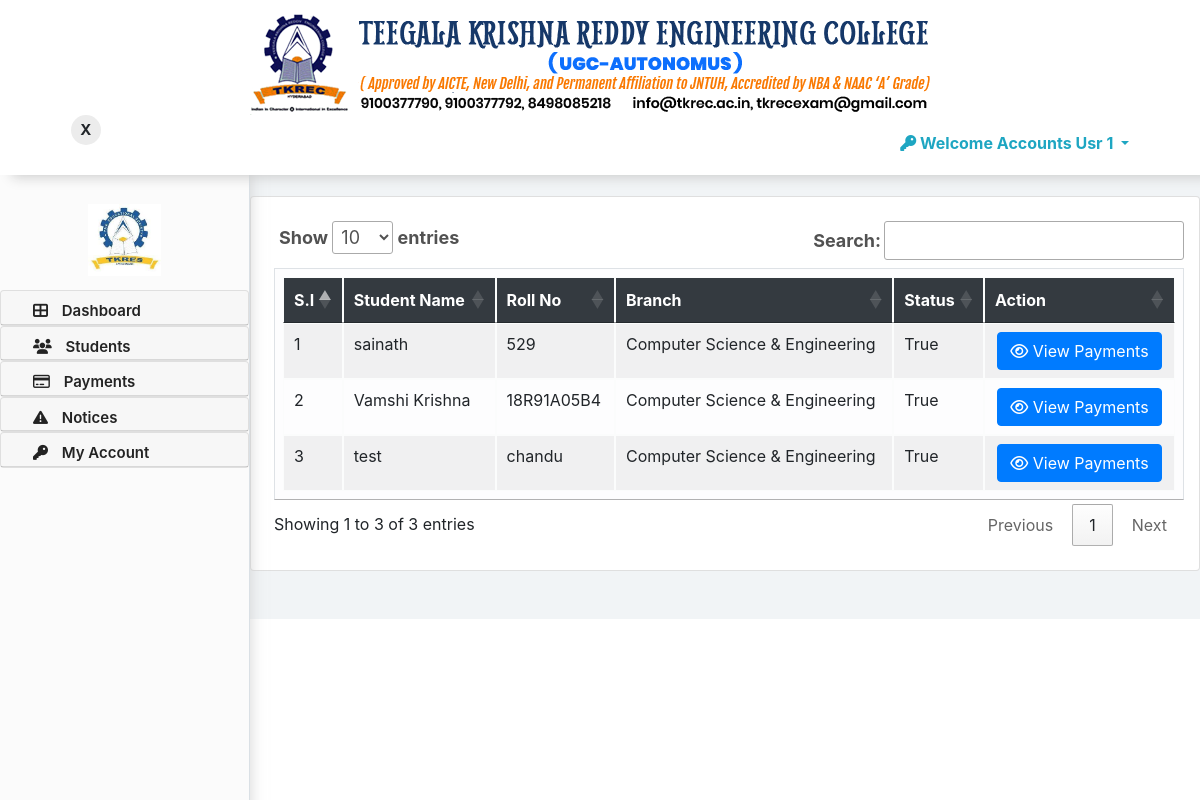
/portal/acc_view_stdnt (signed in), run on the app's committed database.
### portal/models.py (models this page shows)
class accounts_usr(models.Model):
    acc_id = models.BigAutoField(primary_key=True)
    acc_Name = models.CharField(max_length=50)
    acc_Gender = models.BooleanField(default=False)
    acc_Email = models.EmailField(max_length=254)
    acc_Mobile = models.CharField(max_length=10)
    acc_UserName = models.CharField(max_length=50)
    acc_PWD = models.CharField(max_length=250)
    class Meta:
        db_table = "accounts_usr"

class Students_Model(models.Model):
    stdnt_id = models.BigAutoField(primary_key=True)
    stdnt_Name = models.CharField(max_length=50)
    stdnt_Roll = models.CharField(max_length=50)
    stdnt_Branch = models.CharField(max_length=50)
    stdnt_DOB = models.CharField(max_length=50)
    stdnt_Gender = models.BooleanField(default=False)
    stdnt_Email = models.EmailField(max_length=254)
    stdnt_Mobile = models.CharField(max_length=10)
    stdnt_UserName = models.CharField(max_length=50)
    stdnt_PWD = models.CharField(max_length=250)
    stdnt_Total_Fees = models.CharField(max_length=50)
    stdnt_is_Active = models.BooleanField(default=False)
    class Meta:
        db_table = "students_tbl"

### portal/accounts.py (the view)
# urls.py: path('acc_view_stdnt', accounts.acc_view_stdnt, name="Account View Student")
def acc_view_stdnt(request):
    if 'Acc_UserName' in request.session:
            try:
                getDetails = accounts_usr.objects.get(acc_UserName=request.session['Acc_UserName'])
                print (getDetails)
                studentData = Students_Model.objects.all()
                if request.GET.get('id'):
                    context = {
                        'userName':getDetails.acc_Name,
                        'studentData':studentData,
                        'id':'invalid'
                    }
                else:
                       context = {
                        'userName':getDetails.acc_Name,
                        'studentData':studentData,
                    }
                return render(request, 'accounts/view_stdnts.html',context)
            except accounts_usr.DoesNotExist:
                return HttpResponseRedirect('login')
    else:
            return HttpResponseRedirect('login')

### templates/accounts/view_stdnts.html (shortened to what this page needs)
{% extends 'accounts_nav.html' %}
{% block body %}
<body>
    <div id="main">
        <div class="container py-5 my-5">
            <div class="card col-md-12 border-1">
                <div class="conainer bg-white table-responsive-sm ml-2">
                    <br>
                    <table class="table col-md-12 table-striped table-light table-hover table-sm  p-2 table-bordered"
                        id="view_stdnts">
                        <thead class="table-dark">
                            <th>S.I</th>
                            <th>Student Name</th>
                            <th>Roll No</th>
                            <th>Branch</th>
                            <th>Status</th>
                            <th>Action</th>
                        </thead>
                        <tbody>
                            {% for data in studentData %}
                            <tr>
                                <td id="{{data.stdnt_id}}_stdnt_id">{{forloop.counter}}</td>
                                <td id="{{data.stdnt_id}}_stdnt_Name">{{data.stdnt_Name}}</td>
                                <td id="{{data.stdnt_id}}_stdnt_Roll">{{data.stdnt_Roll}} </td>
                                <td id="{{data.stdnt_id}}_stdnt_Branch">{{data.stdnt_Branch}}</td>
                                <td>
                                    {{data.stdnt_is_Active}}
                                <td>
                                    <center>
                                        <a href="teach_edit_stdnt?id={{data.stdnt_id}}">
                                            <button type="button" class="btn btn-primary">
                                                <span class="fa fa-eye"> </span> View Payments
                                            </button>
                                        </a>
                                    </center>
                                </td>
                            </tr>
                            {% endfor %}
                        </tbody>
                    </table>
                    <br>
                </div>
            </div>
        </div>
</body>
{% endblock %}

### templates/accounts_nav.html (shortened to what this page needs)
<!DOCTYPE html>
<html lang="en">
<head>
    <link rel="stylesheet" href="https://stackpath.bootstrapcdn.com/bootstrap/4.4.1/css/bootstrap.min.css"
 />
    <link rel="stylesheet" href="https://cdnjs.cloudflare.com/ajax/libs/font-awesome/6.0.0-beta2/js/all.min.js" />
    <link rel="stylesheet" href="/static/styles/custom.css" />
    <link rel="stylesheet" href="https://cdn.datatables.net/1.11.3/css/jquery.dataTables.min.css" />
    <link href="/static/styles/dashboardstyles.css" rel="stylesheet">
    <link rel="stylesheet" href="https://cdnjs.cloudflare.com/ajax/libs/animate.css/4.1.1/animate.min.css" />
    <link rel="stylesheet" href="https://cdn.datatables.net/buttons/1.7.1/css/buttons.dataTables.min.css">
    <link rel="stylesheet" href="https://cdn.datatables.net/1.10.25/css/jquery.dataTables.min.css">
    <div id="mySidenav" class="sidenav">
        <div class="container  align-content-center" id="NavbarContainer">
            <div class="row">
                <img src="/static/images/logo.jpg" alt="profilepic" width="100px" class="pf" />
            </div>
        </div>
        <div id="accordion">
            <div class="card">
                <div class="card-header">
                    <a href="acc_dashboard">
                        <span class="fa fa-th-large"></span> Dashboard
                    </a>
                </div>
            </div>
            <div class="card">
                <div class="card-header">
                    <a class="collapsed card-link" data-toggle="collapse" href="#collapseTwo">
                        <span class="fa fa-users"></span> Students
                    </a>
                </div>
            </div>
            <div class="card">
                <div class="card-header">
                    <a class="collapsed card-link" data-toggle="collapse" href="#collapseThree">
                        <span class="fa fa-credit-card"></span> Payments
                    </a>
                </div>
            </div>
            <div class="card">
                <div class="card-header">
                    <a class="collapsed card-link" data-toggle="collapse" href="#collapseNotice">
                        <span class="fa fa-exclamation-triangle"></span> Notices
                    </a>
                </div>
            </div>
            <div class="card">
                <div class="card-header">
                    <a class="collapsed card-link" data-toggle="collapse" href="#collapsefive">
                        <span class="fa fa-key "></span> My Account
                    </a>
                </div>
            </div>
        </div>
    </div>
    <div class="p-0 m-0 dashboard-top-menu fixed-top">
        <div class="container ">
            <center>
                <img src="/static/images/banner.png" class="banner" />
            </center>
            <div class="row">
                <div class="col-sm-6 col-md-6">
                    <div class="btntoggle" id="cbtn" onclick="closeNav()">X</div>
                </div>
                <div class="col-sm-6 col-md-6 ">
                    <ul class="navbar-nav float-right">
                        <li class="nav-item dropdown">
                            <a class="nav-link dropdown-toggle pt-3" href="%" id="navbarinsha" data-toggle="dropdown"
                                aria-haspopup="true" aria-expanded="false"><span class="fa fa-key "></span> Welcome
                                {{userName}} </a>
                        </li>
                    </ul>
                </div>
            </div>
        </div>
    </div>
    {% block body %}
    {% endblock %}

### static/styles/custom.css (style rules this page uses)
.banner { height : 80%; }
.container { padding-right: 0px !important; padding-left: 0px !important; }
.dropdown { position: relative; display: inline-block; }

### static/styles/dashboardstyles.css (style rules this page uses)
.dashboard-top-menu { background: white; box-shadow: 12px 2px 12px #CCC; padding: 1% !important; z-index: 99; }
.dashboard-top-menu .container { width: 90% !important; max-width: 90% }
.nav-link { color: #1ea6c2; font-weight: bold !important; }
#main { transition: margin-left .5s; padding: 0px; }
.btntoggle { width: 30px; height: 30px; line-height: 30px; border-radius: 50%; background: #ececec; display: inline-block; text-align: center; font-weight: bold; cursor: pointer; }
.sidenav { height: 100%; width: 0; position: fixed; z-index: 1; top: 130px; left: 0; background-color: #fbfbfb; box-shadow: 3px -2px 12px #cccccc96; overflow-x: hidden; transition: 0.5s; border-right: 1px solid #dae0e5; padding-top: 60px; }
.sidenav a { padding: 8px 0px 0px 32px; text-decoration: none; font-size: 25px; color: #818181; display: block; transition: 0.3s; }
#cbtn { display: none; font-size: 15px; }
.card-header { padding: 1px 0px !important }
.sidenav a { font-size: 15px !important; color: #232323 !important; display: block; transition: 0.5s; font-weight: 600; }
.card-header .fa { margin-right: 10px; }
.pf { margin: auto; padding: 5% }
#main { padding-top: 100px; background: #f1f4f6; }
#main .container { max-width: 100% }

### data on the page
accounts_usr: acc_Name "Accounts Usr 1"
Students_Model: stdnt_Name "sainath", stdnt_Roll "529", stdnt_Branch "Computer Science & Engineering", stdnt_is_Active "True"
Students_Model: stdnt_Name "Vamshi Krishna", stdnt_Roll "18R91A05B4", stdnt_Branch "Computer Science & Engineering", stdnt_is_Active "True"
Students_Model: stdnt_Name "test", stdnt_Roll "chandu", stdnt_Branch "Computer Science & Engineering", stdnt_is_Active "True"
